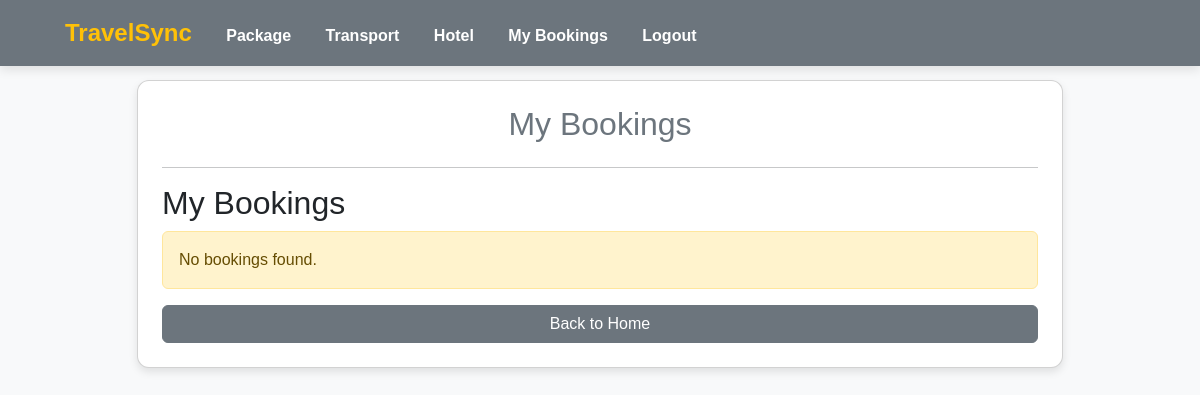
The page /view-bookings/ (signed in) on the database as committed earlier.
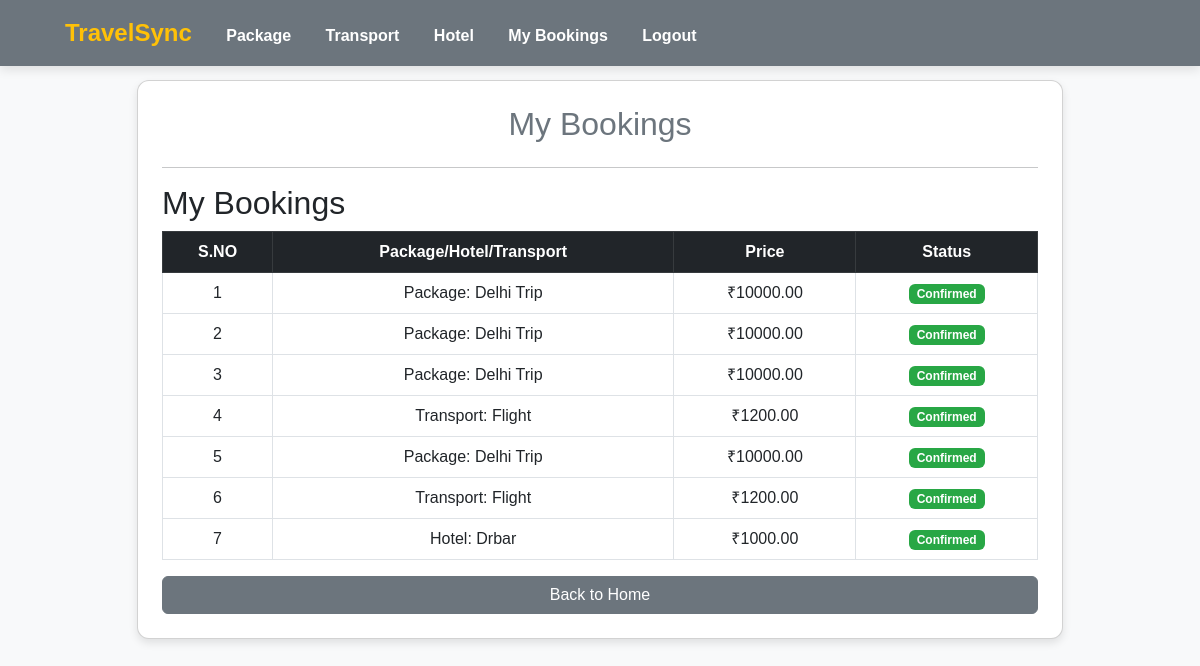
The same page on the database as committed later.
### app/models.py (models this page shows, shortened)
class Booking(models.Model):
    customer = models.ForeignKey(Customer, on_delete=models.CASCADE)
    tour_package = models.ForeignKey(TourPackage, on_delete=models.SET_NULL, null=True, blank=True)
    hotel = models.ForeignKey(Hotel, on_delete=models.SET_NULL, null=True, blank=True)
    transport = models.ForeignKey(Transport, on_delete=models.SET_NULL, null=True, blank=True)
    status = models.CharField(max_length=20, choices=[("Confirmed", "Confirmed"), ("Pending", "Pending"), ("Cancelled", "Cancelled")], default="Pending")
    booking_date = models.DateTimeField(auto_now_add=True)

class TourPackage(models.Model):
    name = models.CharField(max_length=255)
    destination = models.CharField(max_length=255)
    duration = models.IntegerField(help_text="Duration in days")
    price = models.DecimalField(max_digits=10, decimal_places=2)
    description = models.TextField()
    start_date = models.DateField()
    end_date = models.DateField()
    availability = models.IntegerField(help_text="Number of slots available")
    image = models.ImageField(upload_to='tour_packages/', null=True, blank=True)

class Transport(models.Model):
    TRANSPORT_TYPES = [
        ('Flight', 'Flight'),
        ('Bus', 'Bus'),
        ('Train', 'Train'),
        ('Private Car', 'Private Car'),
    ]
    mode = models.CharField(max_length=50, choices=TRANSPORT_TYPES)
    provider = models.CharField(max_length=255)
    departure = models.DateTimeField()
    arrival = models.DateTimeField()
    price = models.DecimalField(max_digits=10, decimal_places=2)
    availability = models.IntegerField()
    image = models.ImageField(upload_to='transport/', null=True, blank=True)

class Hotel(models.Model):
    name = models.CharField(max_length=255)
    location = models.CharField(max_length=255)
    rating = models.FloatField()
    price_per_night = models.DecimalField(max_digits=10, decimal_places=2)
    available_rooms = models.IntegerField()
    image = models.ImageField(upload_to='hotels/', null=True, blank=True)

### app/views.py (the view)
# urls.py: path('view-bookings/', views.view_bookings, name='view_bookings'),
def view_bookings(request):
    customer = get_logged_in_customer(request)
    if not customer:
        messages.error(request, "You must be logged in to view bookings.")
        return redirect("login")
    bookings = Booking.objects.filter(customer=customer)
    return render(request, "customer/view_bookings.html", {"bookings": bookings})

### app/views.py (called while the page is built)
def get_logged_in_customer(request):
    user_id = request.session.get("user_id")
    if user_id:
        try:
            return Customer.objects.get(id=user_id)
        except Customer.DoesNotExist:
            return None
    return None

### templates/customer/view_bookings.html (shortened to what this page needs)
<!DOCTYPE html>
<html lang="en">
<head>
    <link href="https://cdn.jsdelivr.net/npm/bootstrap@5.3.0/dist/css/bootstrap.min.css" rel="stylesheet">
</head>
<body>
    <nav>
        <div>
            <a href="../customerhome" class="brand">TravelSync</a>
            <a href="../view-tour-packages">Package</a>
            <a href="../view-transports">Transport</a>
            <a href="../view-hotels">Hotel</a>
            <a href="../view-bookings">My Bookings</a>
            <a href="../logout">Logout</a>
        </div>
    </nav>
    <div class="container">
        <div class="row justify-content-center">
            <div class="col-md-10">
                <div class="card p-4">
                    <h2 class="text-center text-secondary">My Bookings</h2>
                    <hr>
                    {% block content %}
                    <h2>My Bookings</h2>
                    {% if bookings %}
                    <table class="table table-bordered bg-white">
                        <thead class="table-dark">
                            <tr>
                                <th>S.NO</th>
                                <th>Package/Hotel/Transport</th>
                                <th>Price</th>
                                <th>Status</th>
                            </tr>
                        </thead>
                        <tbody>
                            {% for booking in bookings %}
                            <tr>
                                <td>{{ forloop.counter }}</td>
                                <td>
                                    {% if booking.tour_package %}
                                        Package: {{ booking.tour_package.name }}
                                    {% elif booking.hotel %}
                                        Hotel: {{ booking.hotel.name }}
                                    {% elif booking.transport %}
                                        Transport: {{ booking.transport.mode }}
                                    {% endif %}
                                </td>
                                <td>₹{% if booking.tour_package %}{{ booking.tour_package.price }}{% elif booking.hotel %}{{ booking.hotel.price_per_night }}{% elif booking.transport %}{{ booking.transport.price }}{% endif %}</td>
                                <td><span class="badge badge-confirmed">Confirmed</span></td>
                            </tr>
                            {% endfor %}
                        </tbody>
                    </table>
                    {% else %}
                    <p class="alert alert-warning">No bookings found.</p>
                    {% endif %}
                    <a href="{% url 'customerhome' %}" class="btn btn-secondary">Back to Home</a>
                    {% endblock %}
                </div>
            </div>
        </div>
    </div>
</body>
</html>

Rows that differ between the two databases and show on the page:
added Booking: tour_package.name "Delhi Trip", tour_package.price "10000.00"
added Booking: tour_package.name "Delhi Trip", tour_package.price "10000.00"
added Booking: tour_package.name "Delhi Trip", tour_package.price "10000.00"
added Booking: transport.mode "Flight", transport.price "1200.00"
added Booking: tour_package.name "Delhi Trip", tour_package.price "10000.00"
added Booking: transport.mode "Flight", transport.price "1200.00"
added Booking: hotel.name "Drbar", hotel.price_per_night "1000.00"
Other text that changed with them:
text no longer shown: "No bookings found."
text now shown: "S.NO Package/Hotel/Transport Price Status"
